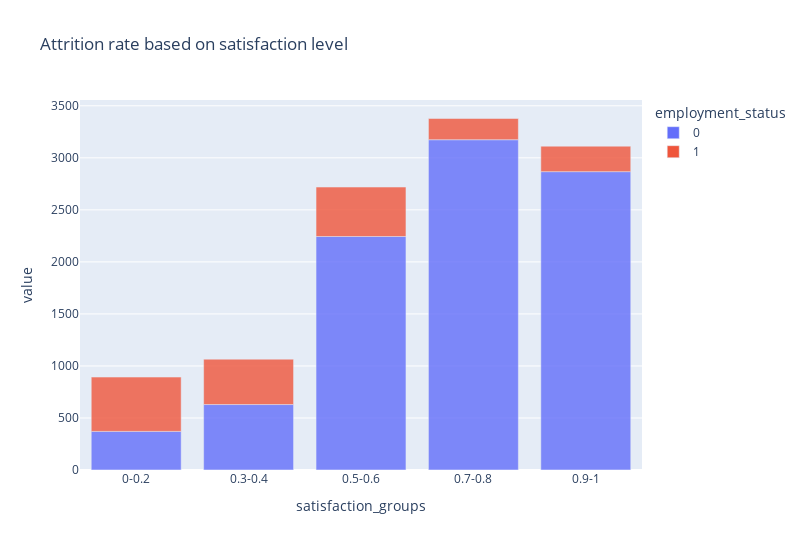

Here is the notebook cell this chart was saved with:
### Markdown cell above
## Attrition rate based on satisfaction level

### Code cell
crosstab2 = pd.crosstab(df['satisfaction_groups'], df['employment_status'])

fig = px.bar(crosstab2, x=crosstab2.index, y=crosstab2.columns,
             labels={'x': 'satisfaction_groups', 'y': 'Count', 'color': 'Employment Status'},
             title='Attrition rate based on satisfaction level',
             #color_discrete_sequence=colors,
             opacity=0.8)

# Adjust plot size
fig.update_layout(height=550, width=800)

fig.show()

### Figure 1 — Plotly figure (JSON) as saved in the notebook; plotly's stock layout.template omitted (floating-point values rounded to 4 significant figures)
{"data": [{"alignmentgroup": "True", "hovertemplate": "employment_status=0<br>satisfaction_groups=%{x}<br>value=%{y}<extra></extra>", "legendgroup": "0", "marker": {"color": "#636efa", "opacity": 0.8, "pattern": {"shape": ""}}, "name": "0", "offsetgroup": "0", "orientation": "v", "showlegend": true, "textposition": "auto", "type": "bar", "x": ["0-0.2", "0.3-0.4", "0.5-0.6", "0.7-0.8", "0.9-1"], "xaxis": "x", "y": [371, 629, 2244, 3174, 2867], "yaxis": "y"}, {"alignmentgroup": "True", "hovertemplate": "employment_status=1<br>satisfaction_groups=%{x}<br>value=%{y}<extra></extra>", "legendgroup": "1", "marker": {"color": "#EF553B", "opacity": 0.8, "pattern": {"shape": ""}}, "name": "1", "offsetgroup": "1", "orientation": "v", "showlegend": true, "textposition": "auto", "type": "bar", "x": ["0-0.2", "0.3-0.4", "0.5-0.6", "0.7-0.8", "0.9-1"], "xaxis": "x", "y": [522, 436, 475, 204, 245], "yaxis": "y"}], "layout": {"barmode": "relative", "height": 550, "legend": {"title": {"text": "employment_status"}, "tracegroupgap": 0}, "title": {"text": "Attrition rate based on satisfaction level"}, "width": 800, "xaxis": {"anchor": "y", "domain": [0, 1], "title": {"text": "satisfaction_groups"}}, "yaxis": {"anchor": "x", "domain": [0, 1], "title": {"text": "value"}}}}
